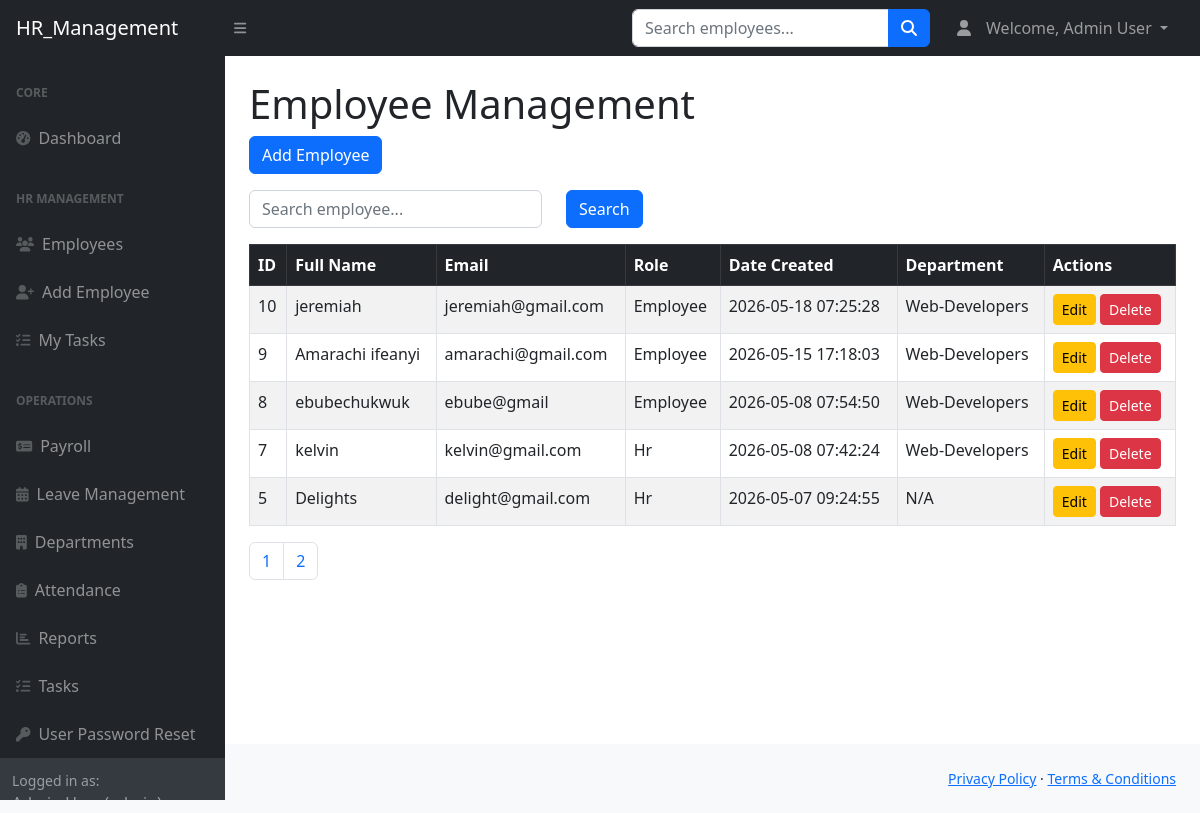
The app's page /hr_suite/employee/index.php (signed in) with its own data.
### tables this page shows
CREATE TABLE `users` (
  `id` int(11) NOT NULL,
  `full_name` varchar(100) NOT NULL,
  `email` varchar(100) NOT NULL,
  `password` varchar(255) NOT NULL,
  `role` enum('admin','hr','employee') NOT NULL DEFAULT 'employee',
  `department_id` int(11) NOT NULL,
  `created_at` timestamp NOT NULL DEFAULT current_timestamp(),
  `profile_image` varchar(255) DEFAULT NULL
);

CREATE TABLE `departments` (
  `id` int(11) NOT NULL,
  `department_name` varchar(100) NOT NULL,
  `created_at` timestamp NOT NULL DEFAULT current_timestamp()
);

### hr_suite/employee/index.php (the view, shortened to what this page needs)
<?php
$limit = 5;
$page = isset($_GET['page']) ? $_GET['page'] : 1;
$start = ($page - 1) * $limit;
include("../config/db.php");
$search = "";
$sql = "SELECT
            users.*,
            departments.department_name
        FROM users
        LEFT JOIN departments
        ON users.department_id = departments.id
        WHERE
            users.full_name LIKE '%$search%'
            OR users.email LIKE '%$search%'
            OR users.role LIKE '%$search%'
        ORDER BY id DESC
        LIMIT $start, $limit";
$result = mysqli_query($conn, $sql);
$totalResult = mysqli_query($conn, "SELECT COUNT(id) AS total FROM users");
$totalRow = mysqli_fetch_assoc($totalResult);
$totalRecords = $totalRow['total'];
$totalPages = ceil($totalRecords / $limit);
?>
<?php include("../includes/header.php"); ?>
<div id="layoutSidenav">
    <?php include("../includes/sidebar.php"); ?>
    <div id="layoutSidenav_content">
        <main>
            <div class="container-fluid px-4">
                <h1 class="mt-4">Employee Management</h1>
                <?php if($_SESSION['role'] == 'admin'): ?>
                <a href="add_employee.php" class="btn btn-primary mb-3">
                    Add Employee
                </a>
                <?php endif; ?>
                <form method="GET" class="mb-3">
<div class="row">
<div class="col-md-4">
<input type="text"
       name="search"
       class="form-control"
       placeholder="Search employee..."
       value="<?php echo $search; ?>">
</div>
<div class="col-md-2">
<button type="submit"
        class="btn btn-primary">
    Search
</button>
</div>
</div>
</form>
                <table class="table table-bordered table-striped">
                    <thead class="table-dark">
                        <tr>
                            <th>ID</th>
                            <th>Full Name</th>
                            <th>Email</th>
                            <th>Role</th>
                            <th>Date Created</th>
                            <th>Department</th>
                            <th>Actions</th>
                        </tr>
                    </thead>
                    <tbody>
                    <?php while($row = mysqli_fetch_assoc($result)): ?>
                        <tr>
                            <td><?php echo $row['id']; ?></td>
                            <td><?php echo $row['full_name']; ?></td>
                            <td><?php echo $row['email']; ?></td>
                            <td><?php echo ucfirst($row['role']); ?></td>
                            <td><?php echo $row['created_at']; ?></td>
                            <td><?php echo $row['department_name'] ?? 'N/A'; ?></td>
                            <td>
                                <?php if($_SESSION['role'] == 'admin' || $_SESSION['role'] == 'hr'): ?>
                                <a href="edit_employee.php?id=<?php echo $row['id']; ?>"
                                   class="btn btn-warning btn-sm">
                                   Edit
                                </a>
                                <?php endif; ?>
                                <?php if($_SESSION['role'] == 'admin'): ?>
                                <a href="delete_employee.php?id=<?php echo $row['id']; ?>"
                                   class="btn btn-danger btn-sm"
                                   onclick="return confirm('Are you sure you want to delete this employee?')">
                                   Delete
                                </a>
                                <?php endif; ?>
                            </td>
                        </tr>
                    <?php endwhile; ?>
                    </tbody>
                </table>
                <nav>
<ul class="pagination">
<?php for($i = 1; $i <= $totalPages; $i++): ?>
<li class="page-item">
<a class="page-link"
   href="?page=<?php echo $i; ?>">
   <?php echo $i; ?>
</a>
</li>
<?php endfor; ?>
</ul>
</nav>
            </div>
        </main>
    </div>
</div>
<?php include("../includes/footer.php"); ?>

### hr_suite/includes/header.php (shortened to what this page needs)
<?php
$name = $_SESSION['name'];
$role = $_SESSION['role'];
?>
<!DOCTYPE html>
<html lang="en">
<head>
    <link href="https://cdn.jsdelivr.net/npm/simple-datatables@7.1.2/dist/style.min.css" rel="stylesheet" />
    <link href="../assets/css/styles.css" rel="stylesheet">
</head>
<body class="sb-nav-fixed">
<nav class="sb-topnav navbar navbar-expand navbar-dark bg-dark">
    <a class="navbar-brand ps-3" href="index.php">
        HR_Management
    </a>
    <button class="btn btn-link btn-sm order-1 order-lg-0 me-4 me-lg-0"
            id="sidebarToggle"
            href="#!">
        <i class="fas fa-bars"></i>
    </button>
    <?php if($role == 'admin' || $role == 'hr'): ?>
    <form class="d-none d-md-inline-block form-inline ms-auto me-0 me-md-3 my-2 my-md-0"
          action="../employee/search.php"
          method="GET">
        <div class="input-group">
            <input class="form-control"
                   type="text"
                   name="search"
                   placeholder="Search employees..."
                   required>
            <button class="btn btn-primary" type="submit">
                <i class="fas fa-search"></i>
            </button>
        </div>
    </form>
    <?php endif; ?>
    <ul class="navbar-nav ms-auto ms-md-0 me-3 me-lg-4">
        <li class="nav-item dropdown">
            <a class="nav-link dropdown-toggle"
               id="navbarDropdown"
               href="#"
               role="button"
               data-bs-toggle="dropdown"
               aria-expanded="false">
                <i class="fas fa-user fa-fw"></i>
                <span class="ms-2 d-none d-lg-inline">
                    <?php echo "Welcome, " . $name; ?>
                </span>
            </a>
        </li>
    </ul>
</nav>

### hr_suite/includes/sidebar.php (shortened to what this page needs)
<?php
$role = $_SESSION['role'] ?? '';
?>
<div id="layoutSidenav_nav">
    <nav class="sb-sidenav accordion sb-sidenav-dark" id="sidenavAccordion">
        <div class="sb-sidenav-menu">
            <div class="nav">
                <div class="sb-sidenav-menu-heading">Core</div>
                <?php if($role == 'admin'): ?>
                <a class="nav-link" href="../admin/index.php">
                    <div class="sb-nav-link-icon"><i class="fas fa-tachometer-alt"></i></div>
                    Dashboard
                </a>
                <?php endif; ?>
                <?php if($role == 'admin' || $role == 'hr'): ?>
                <div class="sb-sidenav-menu-heading">HR Management</div>
                <a class="nav-link" href="../employee/index.php">
                    <div class="sb-nav-link-icon"><i class="fas fa-users"></i></div>
                    Employees
                </a>
                <?php if($role == 'admin'): ?>
                <a class="nav-link" href="../employee/add_employee.php">
                    <div class="sb-nav-link-icon"><i class="fas fa-user-plus"></i></div>
                    Add Employee
                </a>
                <?php endif; ?>
                <a class="nav-link" href="../tasks/user_task.php">
                    <div class="sb-nav-link-icon"><i class="fas fa-tasks"></i></div>
                    My Tasks
                </a>
                <div class="sb-sidenav-menu-heading">Operations</div>
                <a class="nav-link" href="../payroll/index.php">
                    <div class="sb-nav-link-icon"><i class="fas fa-money-check-dollar"></i></div>
                    Payroll
                </a>
                <a class="nav-link" href="../leaves/index.php">
                    <div class="sb-nav-link-icon"><i class="fas fa-calendar-days"></i></div>
                    Leave Management
                </a>
                <a class="nav-link" href="../departments/index.php">
                    <div class="sb-nav-link-icon"><i class="fas fa-building"></i></div>
                    Departments
                </a>
                <a class="nav-link" href="../attendance/index.php">
                    <div class="sb-nav-link-icon"><i class="fas fa-clipboard-list"></i></div>
                    Attendance
                </a>
                <a class="nav-link" href="../reports/index.php">
                    <div class="sb-nav-link-icon"><i class="fas fa-chart-bar"></i></div>
                    Reports
                </a>
                <?php endif; ?>
                <?php if($role == 'admin' || $role == 'hr'): ?>
                <a class="nav-link" href="../tasks/index.php">
                    <div class="sb-nav-link-icon"><i class="fas fa-tasks"></i></div>
                    Tasks
                </a>
                <?php endif; ?>
                <?php if($role == 'admin' || $role == 'hr'): ?>
                <a class="nav-link" href="../admin/users_reset.php">
                 <div class="sb-nav-link-icon"><i class="fas fa-key"></i></div>
                 User Password Reset
                </a>
                <?php endif; ?>
            </div>
            <div class="sb-sidenav-footer">
            <div class="small">Logged in as:</div>
            </div>
        </div>
    </nav>
</div>

### hr_suite/includes/footer.php (shortened to what this page needs)
<footer class="py-4 bg-light mt-auto">
    <div class="container-fluid px-4">
        <div class="d-flex align-items-center justify-content-between small">
            <div class="text-muted">
            </div>
            <div>
                <a href="#">Privacy Policy</a>
                &middot;
                <a href="#">Terms & Conditions</a>
            </div>
        </div>
    </div>
</footer>
</body>
</html>

### records on screen
users: id "10", full_name "jeremiah", email "jeremiah@gmail.com", role "Employee", created_at "2026-05-18 07:25:28", department.department_name "Web-Developers"
users: id "9", full_name "Amarachi ifeanyi", email "amarachi@gmail.com", role "Employee", created_at "2026-05-15 17:18:03", department.department_name "Web-Developers"
users: id "8", full_name "ebubechukwuk", email "ebube@gmail", role "Employee", created_at "2026-05-08 07:54:50", department.department_name "Web-Developers"
users: id "7", full_name "kelvin", email "kelvin@gmail.com", role "Hr", created_at "2026-05-08 07:42:24", department.department_name "Web-Developers"
users: id "5", full_name "Delights", email "delight@gmail.com", role "Hr", created_at "2026-05-07 09:24:55", department_name "N/A"

### other values on screen
$name "Admin User"
